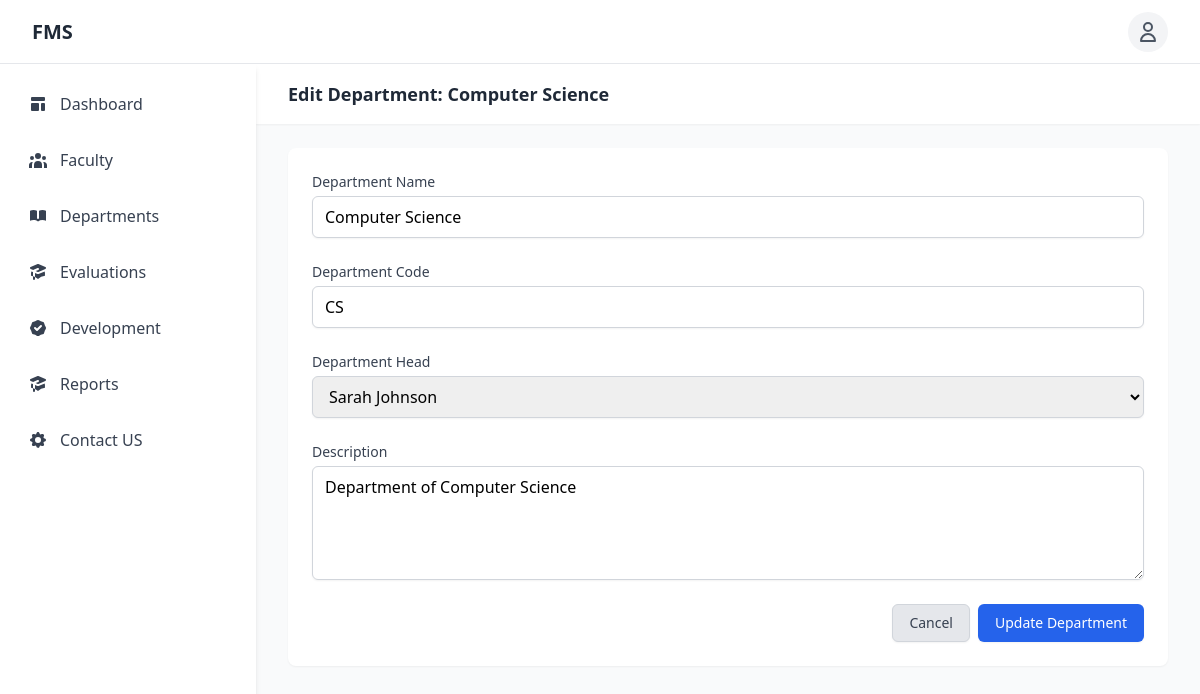
The page /department_edit.php?id=1 (signed in) on the database its author committed.
### tables this page shows
CREATE TABLE `departments` (
  `department_id` int(11) NOT NULL,
  `name` varchar(100) NOT NULL,
  `code` varchar(10) NOT NULL,
  `description` text DEFAULT NULL,
  `head_id` int(11) DEFAULT NULL,
  `created_at` timestamp NOT NULL DEFAULT current_timestamp(),
  `updated_at` timestamp NOT NULL DEFAULT current_timestamp() ON UPDATE current_timestamp()
);

CREATE TABLE `faculty` (
  `faculty_id` int(11) NOT NULL,
  `department_id` int(11) NOT NULL,
  `position` varchar(100) NOT NULL,
  `rank` enum('assistant','associate','full','emeritus') NOT NULL,
  `hire_date` date NOT NULL,
  `tenure_status` enum('tenured','tenure_track','non_tenure') NOT NULL,
  `bio` text DEFAULT NULL,
  `office_location` varchar(50) DEFAULT NULL,
  `office_hours` text DEFAULT NULL
);

CREATE TABLE `users` (
  `user_id` int(11) NOT NULL,
  `first_name` varchar(50) NOT NULL,
  `last_name` varchar(50) NOT NULL,
  `email` varchar(100) NOT NULL,
  `password_hash` varchar(255) NOT NULL,
  `salt` varchar(32) NOT NULL,
  `role` enum('admin','department_head','faculty','reviewer') NOT NULL,
  `account_status` enum('active','suspended','pending') DEFAULT 'pending',
  `last_login` datetime DEFAULT NULL,
  `failed_login_attempts` int(11) DEFAULT 0,
  `password_reset_token` varchar(64) DEFAULT NULL,
  `password_reset_expires` datetime DEFAULT NULL,
  `created_at` timestamp NOT NULL DEFAULT current_timestamp(),
  `updated_at` timestamp NOT NULL DEFAULT current_timestamp() ON UPDATE current_timestamp()
);

### includes/data_access.php (called while the page is built, shortened)
<?php
function getAllFaculty()
{
    global $pdo;
    try {
        $stmt = $pdo->prepare("
            SELECT f.*, u.first_name, u.last_name, u.email, d.name as department_name
            FROM faculty f
            JOIN users u ON f.faculty_id = u.user_id
            JOIN departments d ON f.department_id = d.department_id
            ORDER BY u.last_name, u.first_name
        ");
        $stmt->execute();
        return $stmt->fetchAll(PDO::FETCH_ASSOC);
    } catch (PDOException $e) {
        error_log("Database error in getAllFaculty: " . $e->getMessage());
        return [];
    }
}
function getDepartmentById($departmentId)
{
    global $pdo;
    try {
        $stmt = $pdo->prepare("
            SELECT d.*, CONCAT(u.first_name, ' ', u.last_name) as head_name
            FROM departments d
            LEFT JOIN users u ON d.head_id = u.user_id
            WHERE d.department_id = ?
        ");
        $stmt->execute([$departmentId]);
        return $stmt->fetch(PDO::FETCH_ASSOC);
    } catch (PDOException $e) {
        error_log("Database error in getDepartmentById: " . $e->getMessage());
        return null;
    }
}
?>

### department_edit.php (the view, shortened to what this page needs)
<?php
require_once 'includes/config.php';
require_once 'includes/data_access.php';
$department_id = isset($_GET['id']) ? (int)$_GET['id'] : 0;
$department = getDepartmentById($department_id);
$faculty = getAllFaculty();
include 'includes/header.php';
include 'includes/sidebar.php';
?>
<div class="flex-1 sm:ml-64">
    <header class="bg-white shadow-sm">
        <div class="max-w-7xl mx-auto px-4 py-4 sm:px-6 lg:px-8">
            <h2 class="text-lg font-semibold text-gray-800">
                Edit Department: <?php echo htmlspecialchars($department['name']); ?>
            </h2>
        </div>
    </header>
    <main class="max-w-7xl mx-auto px-4 py-6 sm:px-6 lg:px-8">
        <div class="bg-white overflow-hidden shadow-sm rounded-lg">
            <div class="p-6">
                <form method="POST" class="space-y-6">
                    <div class="grid grid-cols-1 gap-6">
                        <div>
                            <label for="name" class="block text-sm font-medium text-gray-700">Department Name</label>
                            <input type="text" id="name" name="name" value="<?php echo htmlspecialchars($department['name']); ?>" required
                                class="mt-1 block w-full px-3 py-2 border border-gray-300 rounded-md shadow-sm focus:outline-none focus:ring-blue-500 focus:border-blue-500">
                        </div>
                        <div>
                            <label for="code" class="block text-sm font-medium text-gray-700">Department Code</label>
                            <input type="text" id="code" name="code" value="<?php echo htmlspecialchars($department['code']); ?>" required
                                class="mt-1 block w-full px-3 py-2 border border-gray-300 rounded-md shadow-sm focus:outline-none focus:ring-blue-500 focus:border-blue-500">
                        </div>
                        <div>
                            <label for="head_id" class="block text-sm font-medium text-gray-700">Department Head</label>
                            <select id="head_id" name="head_id"
                                class="mt-1 block w-full px-3 py-2 border border-gray-300 rounded-md shadow-sm focus:outline-none focus:ring-blue-500 focus:border-blue-500">
                                <?php foreach ($faculty as $member): ?>
                                <option value="<?php echo $member['faculty_id']; ?>" <?php echo ($department['head_id'] == $member['faculty_id']) ? 'selected' : ''; ?>>
                                    <?php echo htmlspecialchars($member['first_name'] . ' ' . $member['last_name']); ?>
                                </option>
                                <?php endforeach; ?>
                            </select>
                        </div>
                        <div>
                            <label for="description" class="block text-sm font-medium text-gray-700">Description</label>
                            <textarea id="description" name="description" rows="4"
                                class="mt-1 block w-full px-3 py-2 border border-gray-300 rounded-md shadow-sm focus:outline-none focus:ring-blue-500 focus:border-blue-500"><?php echo htmlspecialchars($department['description'] ?? ''); ?></textarea>
                        </div>
                    </div>
                    <div class="flex justify-end">
                        <a href="department_view.php?id=<?php echo $department_id; ?>" class="bg-gray-200 py-2 px-4 border border-gray-300 rounded-md shadow-sm text-sm font-medium text-gray-700 hover:bg-gray-300 focus:outline-none focus:ring-2 focus:ring-offset-2 focus:ring-blue-500 mr-2">
                            Cancel
                        </a>
                        <button type="submit" class="bg-blue-600 py-2 px-4 border border-transparent rounded-md shadow-sm text-sm font-medium text-white hover:bg-blue-700 focus:outline-none focus:ring-2 focus:ring-offset-2 focus:ring-blue-500">
                            Update Department
                        </button>
                    </div>
                </form>
            </div>
        </div>
    </main>
</div>
<?php include 'includes/footer.php'; ?>

### includes/header.php (style rules this page uses)
body { padding-top: 4rem; }

### rows shown on the page
departments: name "Computer Science", code "CS", head_id "Sarah Johnson", description "Department of Computer Science"
